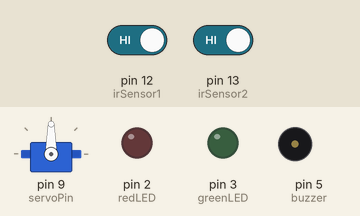
A sketch run on a simulated Arduino Uno, built with avr-gcc and run on an emulated ATmega328P. On the bench: servo, output pins drawn as LEDs (lit = HIGH), buzzer (waves = sounding). The inputs (shaded band) are chosen by the test bench; at power-on: pin 12 (irSensor1) HIGH, pin 13 (irSensor2) HIGH. What the sketch prints to the serial monitor is not drawn.

Above: at 1.2 s.
1.3 s: pin 12 (irSensor1) driven LOW
At 2.5 s:
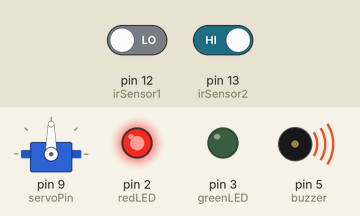
4.3 s: pin 12 (irSensor1) driven HIGH
At 6.5 s:
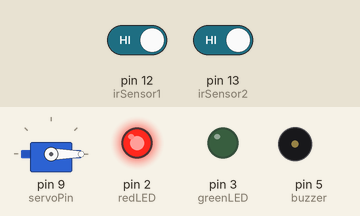
6.8 s: pin 13 (irSensor2) driven LOW
At 7.9 s:
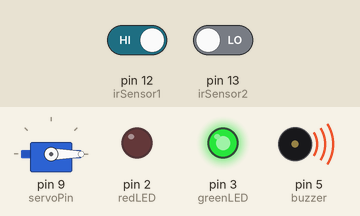
9.8 s: pin 13 (irSensor2) driven HIGH
At 12.2 s:
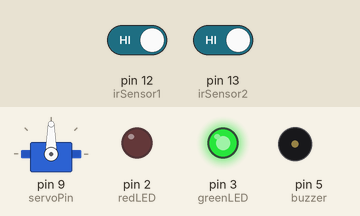
Timing chart, 0 to 13.3 s (numbered marks = the images above; inputs shaded):
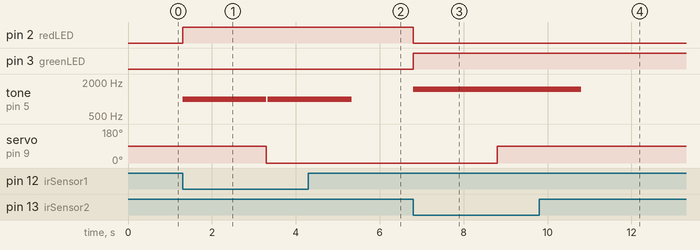

The sketch:

gate_control.ino
```cpp
#include <Servo.h>

const int irSensor1 = 12;
const int irSensor2 = 13;
const int redLED = 2;
const int greenLED = 3;
const int buzzer = 5;
const int servoPin = 9;

Servo gateServo;

void setup() {
    pinMode(irSensor1, INPUT);
    pinMode(irSensor2, INPUT);
    pinMode(redLED, OUTPUT);
    pinMode(greenLED, OUTPUT);
    pinMode(buzzer, OUTPUT);
    gateServo.attach(servoPin);
    gateServo.write(90);
    Serial.begin(9600);
    Serial.println("Automatic Railway Gate Control Initialized 🚦");
    Serial.println("Waiting for train detection...");
}

void loop() {
    int trainDetectedEntry = digitalRead(irSensor1);
    int trainDetectedExit = digitalRead(irSensor2);

    if (trainDetectedEntry == LOW) {
        Serial.println("\n[ALERT] Train Approaching! 🚆");
        Serial.println("STOP! Closing gate...");
        digitalWrite(redLED, HIGH);
        digitalWrite(greenLED, LOW);
        tone(buzzer, 1000);
        delay(2000);
        noTone(buzzer);
        gateServo.write(0);
        Serial.println("Gate Closed! Train passing... 🚧");
    }

    if (trainDetectedExit == LOW) {
        Serial.println("\nTrain Passed! Opening gate...");
        digitalWrite(redLED, LOW);
        digitalWrite(greenLED, HIGH);
        tone(buzzer, 1500);
        delay(2000);
        noTone(buzzer);
        gateServo.write(90);
        Serial.println("Gate Open! Road is clear.");
    }
}
```

Measured:
- after the input at 1.3 s, pin 2 (redLED): LOW → HIGH at once; tone on pin 5 (buzzer): silent → 1000 Hz at once, → silent 2.0 s later, → 1000 Hz 0.03 s later; servo on pin 9 (servoPin): 90° → 0° after 2.0 s
- after the input at 4.3 s, tone on pin 5 (buzzer): goes on until 5.3 s, then stays silent
- after the input at 6.8 s, pin 2 (redLED): HIGH → LOW at once; pin 3 (greenLED): LOW → HIGH at once; tone on pin 5 (buzzer): silent → 1500 Hz at once; servo on pin 9 (servoPin): 0° → 90° after 2.0 s
- after the input at 9.8 s, tone on pin 5 (buzzer): 1500 Hz → silent after 1.0 s
